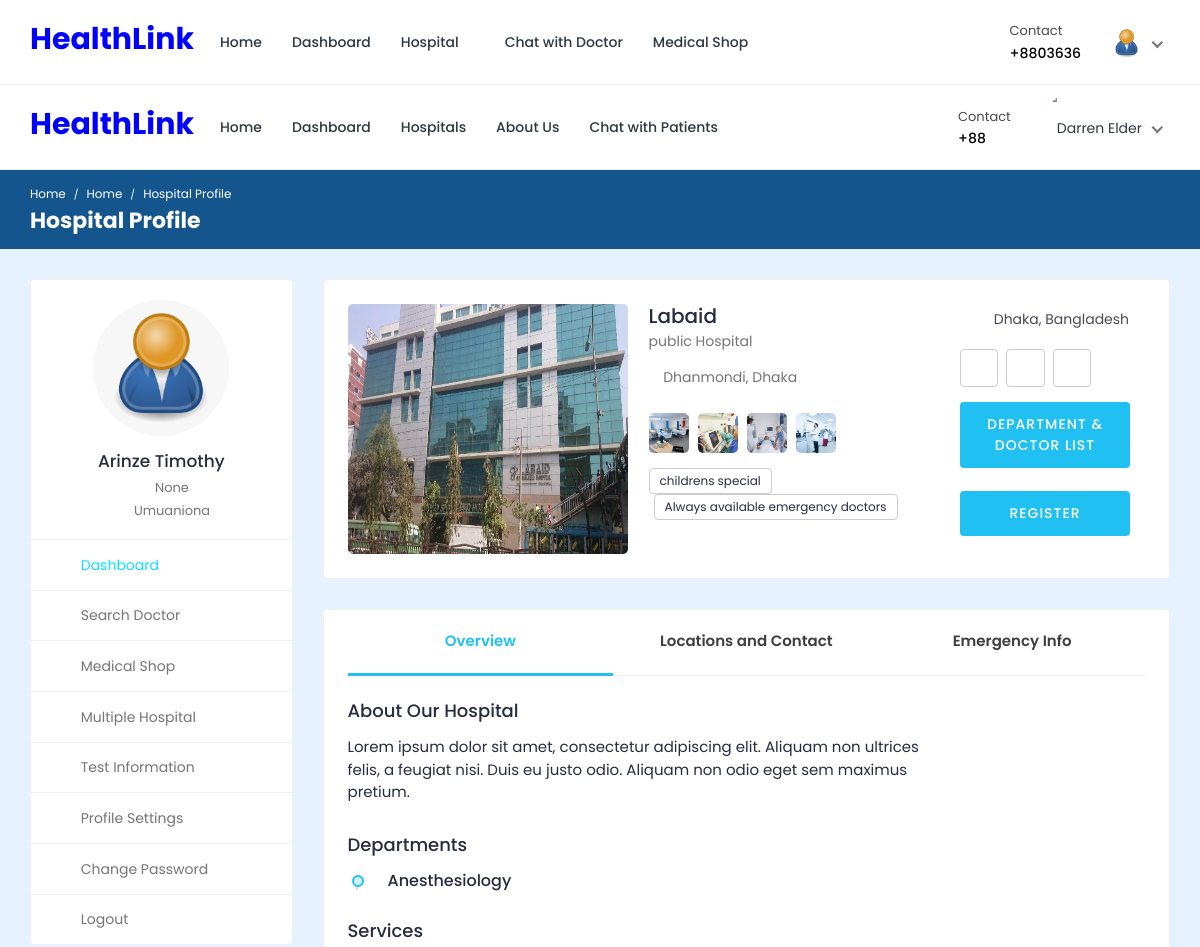
/hospital-profile/2/ (signed in, upper part), run on an earlier commit of the app's database.
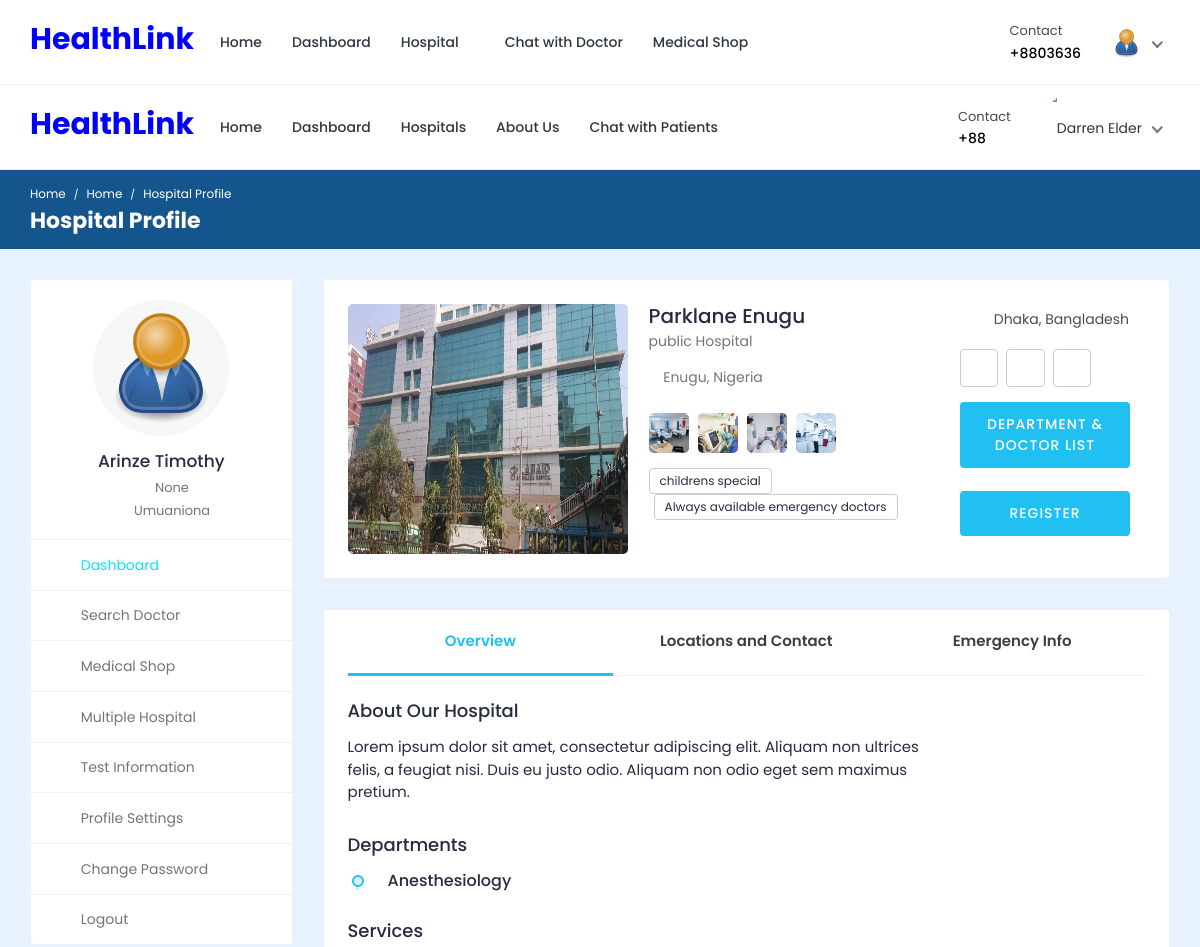
And on a later commit of the database.
### hospital/models.py (models this page shows, shortened)
class Hospital_Information(models.Model):
    HOSPITAL_TYPE = (
        ('private', 'Private hospital'),
        ('public', 'Public hospital'),
    )
    hospital_id = models.AutoField(primary_key=True)
    name = models.CharField(max_length=200, null=True, blank=True)
    address = models.CharField(max_length=200, null=True, blank=True)
    featured_image = models.ImageField(upload_to='hospitals/', default='hospitals/default.png', null=True, blank=True)
    description = models.TextField(null=True, blank=True)
    email = models.EmailField(max_length=200, null=True, blank=True)
    phone_number = models.IntegerField(null=True, blank=True)
    hospital_type = models.CharField(max_length=200, choices=HOSPITAL_TYPE)
    general_bed_no = models.IntegerField(null=True, blank=True)
    available_icu_no = models.IntegerField(null=True, blank=True)
    regular_cabin_no = models.IntegerField(null=True, blank=True)
    emergency_cabin_no = models.IntegerField(null=True, blank=True)
    vip_cabin_no = models.IntegerField(null=True, blank=True)

### hospital/views.py (the view, shortened to what this page needs)
# urls.py: path('hospital-profile/<int:pk>/', views.hospital_profile, name='hospital-profile'),
@csrf_exempt
@login_required(login_url="login")
def hospital_profile(request, pk):
    if request.user.is_authenticated:
        if request.user.is_patient:
            patient = Patient.objects.get(user=request.user)
            doctors = Doctor_Information.objects.all()
            hospitals = Hospital_Information.objects.get(hospital_id=pk)
            departments = hospital_department.objects.filter(hospital=hospitals)
            specializations = specialization.objects.filter(hospital=hospitals)
            services = service.objects.filter(hospital=hospitals)
            context = {'patient': patient, 'doctors': doctors, 'hospitals': hospitals, 'departments': departments, 'specializations': specializations, 'services': services}
            return render(request, 'hospital-profile.html', context)
    else:
        logout(request)
        messages.error(request, 'Not Authorized')
        return render(request, 'patient-login.html')

### templates/hospital-profile.html (shortened to what the changed rows need)
{% load static %}
<!DOCTYPE html>
<html lang="en">
<head>
		<link rel="stylesheet" href="{% static 'HealthStack-System/css/Normal/bootstrap.min.css' %}">
		<link rel="stylesheet" href="{% static 'HealthStack-System/plugins/Normal/fontawesome/css/fontawesome.min.css' %}">
		<link rel="stylesheet" href="{% static 'HealthStack-System/plugins/Normal/fontawesome/css/all.min.css' %}">
		<link rel="stylesheet" href="{% static 'HealthStack-System/plugins/Normal/fancybox/jquery.fancybox.min.css'%}">
		<link rel="stylesheet" href="{% static 'HealthStack-System/css/Normal/style.css' %}">
	</head>
	<body>
		<div class="main-wrapper">
			<header class="header">
				{% if user.is_authenticated and user.is_patient %}
				{% include 'patient_navbar.html' %}
				{% endif %}
				{% if user.is_authenticated and user.is_doctor %}
				{% include 'doctor-navbar.html' %}
				{% endif %}
			</header>
			<div class="breadcrumb-bar">
				<div class="container-fluid">
					<div class="row align-items-center">
						<div class="col-md-12 col-12">
							<h2 class="breadcrumb-title">Hospital Profile</h2>
						</div>
					</div>
				</div>
			</div>
			<div class="content">
				<div class="container-fluid">
					<div class="row">
						<div class="col-md-7 col-lg-8 col-xl-9">
							<div class="card">
								<div class="card-body">
									<div class="doctor-widget">
										<div class="doc-info-left">
											<div class="row">
											<div class="col-lg-6 col-md-6" style=" display: flex;justify-content: left;width: 65%;">
											<div class="doctor-img">
												<img src="{{hospitals.featured_image.url}}" style="height: 250px; width: 280px; margin: auto; " alt="User Image">
											</div>
											</div>
											<div class="doc-info-cont col-md-6 col-lg-6">
												<h4 class="doc-name">{{hospitals.name}}</h4>
												<p class="doc-speciality">{{hospitals.hospital_type}} Hospital</p>
												<div class="clinic-details">
													<p class="doc-location"><i class="fas fa-map-marker-alt"></i> {{hospitals.address}}</p>
													<ul class="clinic-gallery">
														<li>
														</li>
														<li>
														</li>
														<li>
														</li>
														<li>
														</li>
													</ul>
												</div>
												<div class="clinic-services">
													<span>childrens special</span>
													<span>Always available emergency doctors</span>
												</div>
											</div>
											</div>
										</div>
									</div>
								</div>
							</div>
							<div class="card">
								<div class="card-body pt-0">
									<div class="tab-content pt-0">
										<div role="tabpanel" id="doc_overview" class="tab-pane fade show active">
											<div class="row">
												<div class="col-md-12 col-lg-9">
													<div class="widget about-widget">
														<h4 class="widget-title">About Our Hospital</h4>
														<p>{{hospitals.description}}</p>
													</div>
												</div>
											</div>
										</div>
									</div>
								</div>
							</div>
						</div>
				</div>
			</div>
		</div>
	</body>
</html>

What changed in the data, as far as the page shows it:
changed Hospital_Information "public": name "Labaid" → "Parklane Enugu"; address "Dhanmondi, Dhaka" → "Enugu, Nigeria"
